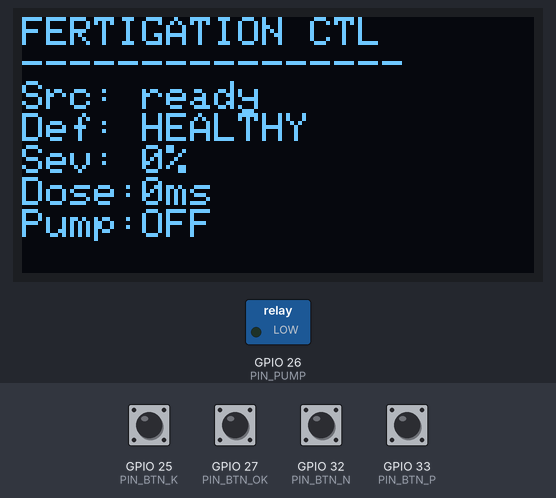
A sketch run on a simulated ESP32. Shown: 128×64 one-colour display, switched loads named in the sketch (green lamp = pin HIGH). The test bench sets the inputs (shaded band); at power-on: GPIO 25 (PIN_BTN_K), GPIO 27 (PIN_BTN_OK), GPIO 32 (PIN_BTN_N), GPIO 33 (PIN_BTN_P) HIGH. What the sketch prints to the serial monitor is not drawn.

Above: at 1.2 s.
1.3 s: GPIO 25 (PIN_BTN_K) pulled LOW for 0.15 s
At 1.8 s:
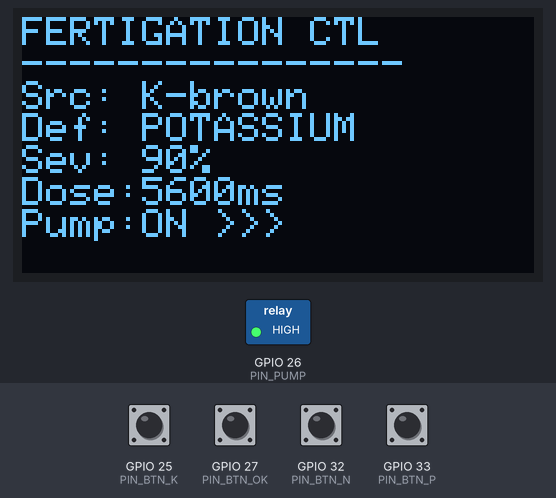
2.9 s: GPIO 27 (PIN_BTN_OK) pulled LOW for 0.15 s
At 4.1 s:
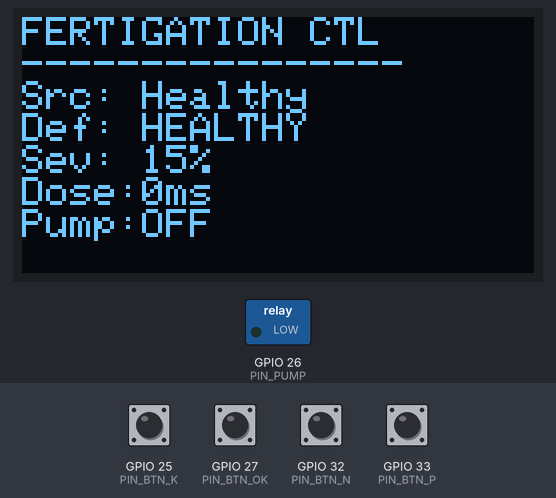
4.5 s: GPIO 32 (PIN_BTN_N) pulled LOW for 0.15 s
At 5.4 s:
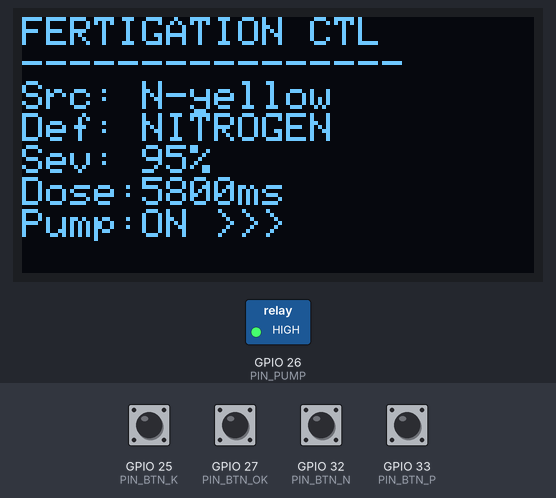
6.1 s: GPIO 33 (PIN_BTN_P) pulled LOW for 0.15 s
At 6.7 s:
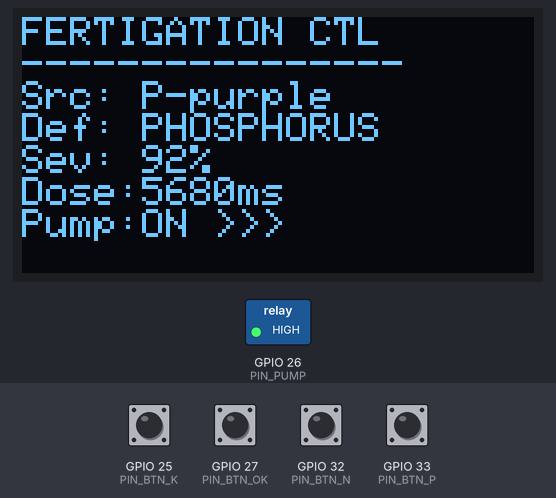
7.7 s: GPIO 25 (PIN_BTN_K) pulled LOW for 1 s
At 9.1 s:
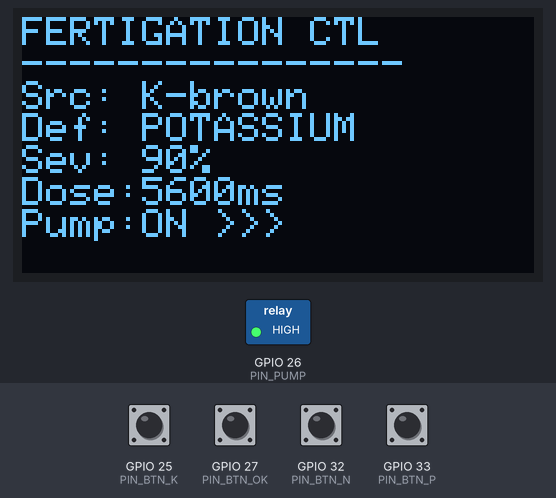
10.2 s: GPIO 27 (PIN_BTN_OK) pulled LOW for 1 s
At 10.9 s:
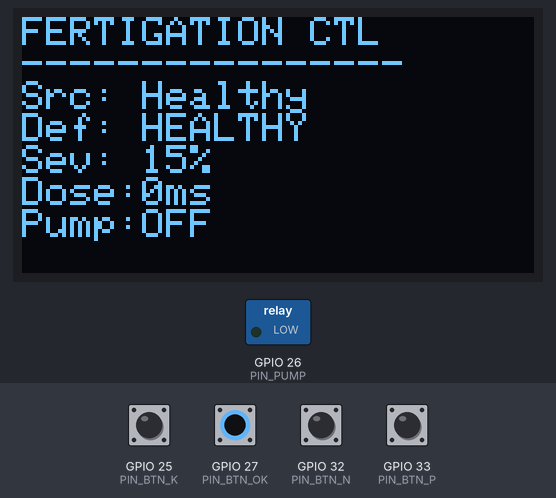
Timing chart, 0 to 13.2 s (numbered marks = the images above; inputs shaded):
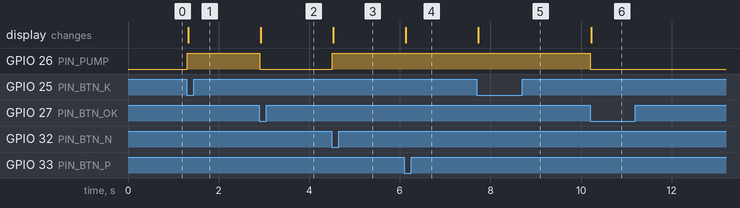

Measured:
- after the input at 1.3 s, GPIO 26 (PIN_PUMP): LOW → HIGH at once; the display: changes at once (image 1)
- after the input at 2.9 s, GPIO 26 (PIN_PUMP): HIGH → LOW at once; the display: changes at once (image 2)
- after the input at 4.5 s, GPIO 26 (PIN_PUMP): LOW → HIGH at once; the display: changes at once (image 3)
- after the input at 6.1 s, the display: changes at once (image 4)
- after the input at 7.7 s, the display: changes at once (image 5)
- after the input at 10.2 s, GPIO 26 (PIN_PUMP): HIGH → LOW at once; the display: changes at once (image 6)

The sketch:

sketch.ino
```cpp
/*
 * Wokwi VISUAL demo — Solar ESP32 Smart Fertigation (controller side)
 *
 * What you see:
 *  - Buttons act like "ESP32-CAM sent this leaf image"
 *  - OLED shows deficiency + dose time
 *  - Relay + green LED = water/nutrient pump ON
 *
 * How to run on Wokwi:
 *  1. Open https://wokwi.com
 *  2. New project → ESP32
 *  3. Replace diagram.json and sketch.ino with these files
 *  4. Press the green Play button
 *  5. Click N / P / K / Healthy buttons
 *
 * Libraries (Library Manager in Wokwi):
 *  - Adafruit SSD1306
 *  - Adafruit GFX
 */

#include <Wire.h>
#include <Adafruit_GFX.h>
#include <Adafruit_SSD1306.h>
#include <math.h>

#define SCREEN_WIDTH 128
#define SCREEN_HEIGHT 64
Adafruit_SSD1306 display(SCREEN_WIDTH, SCREEN_HEIGHT, &Wire, -1);

static const int PIN_PUMP = 26;
static const int PIN_BTN_N = 32;
static const int PIN_BTN_P = 33;
static const int PIN_BTN_K = 25;
static const int PIN_BTN_OK = 27;

static const uint16_t DOSE_MS_BASE = 2000;
static const uint16_t DOSE_MS_MAX = 6000;  // shorter for Wokwi demo
static const uint8_t DOSE_SEVERITY_MIN = 35;

enum DeficiencyType : uint8_t {
  DEF_NONE = 0,
  DEF_NITROGEN = 1,
  DEF_PHOSPHORUS = 2,
  DEF_POTASSIUM = 3,
  DEF_IRON = 4,
  DEF_UNKNOWN = 255
};

struct DetectionResult {
  DeficiencyType deficiency;
  uint8_t severity_pct;
  uint16_t dose_ms;
};

static bool pumpOn = false;
static uint32_t pumpOffAt = 0;
static DetectionResult lastDet = {DEF_NONE, 0, 0};
static const char* lastSource = "boot";

static const char* defName(uint8_t d) {
  switch (d) {
    case DEF_NONE: return "HEALTHY";
    case DEF_NITROGEN: return "NITROGEN";
    case DEF_PHOSPHORUS: return "PHOSPHORUS";
    case DEF_POTASSIUM: return "POTASSIUM";
    case DEF_IRON: return "IRON";
    default: return "UNKNOWN";
  }
}

// Tiny synthetic 8x8 RGB patches (stand-in for CAM thumbnail color stats)
static void fillPatch(uint8_t* rgb, uint8_t r, uint8_t g, uint8_t b) {
  for (int i = 0; i < 64; i++) {
    rgb[i * 3 + 0] = r;
    rgb[i * 3 + 1] = g;
    rgb[i * 3 + 2] = b;
  }
}

static DetectionResult analyzePatch(const uint8_t* rgb) {
  DetectionResult out = {DEF_NONE, 0, 0};
  double sr = 0, sg = 0, sb = 0;
  for (int i = 0; i < 64; i++) {
    sr += rgb[i * 3 + 0];
    sg += rgb[i * 3 + 1];
    sb += rgb[i * 3 + 2];
  }
  float ar = sr / 64.0f, ag = sg / 64.0f, ab = sb / 64.0f;

  // Same spirit as the full firmware heuristic, simplified for demo patches
  float yellow = (ar > 140 && ag > 140 && ab < 100) ? 1.0f : 0.0f;
  float purple = (ab > ag && ab > 120) ? 1.0f : 0.0f;
  float brown = (ar > 130 && ag < 120 && ab < 90) ? 1.0f : 0.0f;
  float green = (ag > ar && ag > ab && ag > 100) ? 1.0f : 0.0f;

  DeficiencyType def = DEF_NONE;
  float severity = 0.2f;
  if (yellow > 0.5f) { def = DEF_NITROGEN; severity = 0.95f; }
  else if (purple > 0.5f) { def = DEF_PHOSPHORUS; severity = 0.92f; }
  else if (brown > 0.5f) { def = DEF_POTASSIUM; severity = 0.90f; }
  else if (green > 0.5f) { def = DEF_NONE; severity = 0.15f; }
  else { def = DEF_UNKNOWN; severity = 0.0f; }

  out.deficiency = def;
  out.severity_pct = (uint8_t)(severity * 100);
  if (def != DEF_NONE && def != DEF_UNKNOWN && out.severity_pct >= DOSE_SEVERITY_MIN) {
    out.dose_ms = DOSE_MS_BASE + (uint16_t)(severity * (DOSE_MS_MAX - DOSE_MS_BASE));
  }
  return out;
}

static void drawUI() {
  display.clearDisplay();
  display.setTextSize(1);
  display.setTextColor(SSD1306_WHITE);
  display.setCursor(0, 0);
  display.println("FERTIGATION CTL");
  display.println("----------------");
  display.print("Src: ");
  display.println(lastSource);
  display.print("Def: ");
  display.println(defName(lastDet.deficiency));
  display.print("Sev: ");
  display.print(lastDet.severity_pct);
  display.println("%");
  display.print("Dose:");
  display.print(lastDet.dose_ms);
  display.println("ms");
  display.print("Pump:");
  display.println(pumpOn ? "ON >>>" : "OFF");
  display.display();
}

static void startPump(uint16_t ms) {
  if (ms == 0) {
    digitalWrite(PIN_PUMP, LOW);
    pumpOn = false;
    return;
  }
  digitalWrite(PIN_PUMP, HIGH);
  pumpOn = true;
  pumpOffAt = millis() + ms;
  Serial.printf("[WOKWI] PUMP ON for %u ms\n", ms);
}

static void handleScenario(const char* name, uint8_t r, uint8_t g, uint8_t b) {
  uint8_t patch[64 * 3];
  fillPatch(patch, r, g, b);
  lastSource = name;
  lastDet = analyzePatch(patch);

  Serial.println("==============================");
  Serial.printf("[CAM->CTL] image scenario: %s\n", name);
  Serial.printf("[DETECT] %s severity=%u%% dose=%ums\n",
                defName(lastDet.deficiency), lastDet.severity_pct, lastDet.dose_ms);

  startPump(lastDet.dose_ms);
  drawUI();
}

static bool pressed(int pin) {
  // INPUT_PULLUP buttons: active LOW
  static uint32_t last[4] = {0, 0, 0, 0};
  int idx = (pin == PIN_BTN_N) ? 0 : (pin == PIN_BTN_P) ? 1 : (pin == PIN_BTN_K) ? 2 : 3;
  if (digitalRead(pin) == LOW) {
    if (millis() - last[idx] > 350) {
      last[idx] = millis();
      return true;
    }
  }
  return false;
}

void setup() {
  Serial.begin(115200);
  pinMode(PIN_PUMP, OUTPUT);
  digitalWrite(PIN_PUMP, LOW);

  pinMode(PIN_BTN_N, INPUT_PULLUP);
  pinMode(PIN_BTN_P, INPUT_PULLUP);
  pinMode(PIN_BTN_K, INPUT_PULLUP);
  pinMode(PIN_BTN_OK, INPUT_PULLUP);

  Wire.begin(21, 22);
  if (!display.begin(SSD1306_SWITCHCAPVCC, 0x3C)) {
    Serial.println("SSD1306 fail");
  }

  lastSource = "ready";
  lastDet = {DEF_NONE, 0, 0};
  drawUI();

  Serial.println("Wokwi Fertigation visual demo ready");
  Serial.println("Click buttons: N / P / K / Healthy");
}

void loop() {
  if (pressed(PIN_BTN_N)) handleScenario("N-yellow", 190, 185, 55);
  if (pressed(PIN_BTN_P)) handleScenario("P-purple", 110, 70, 140);
  if (pressed(PIN_BTN_K)) handleScenario("K-brown", 150, 95, 45);
  if (pressed(PIN_BTN_OK)) handleScenario("Healthy", 46, 140, 58);

  if (pumpOn && (int32_t)(millis() - pumpOffAt) >= 0) {
    digitalWrite(PIN_PUMP, LOW);
    pumpOn = false;
    Serial.println("[WOKWI] PUMP OFF");
    drawUI();
  }
}
```
